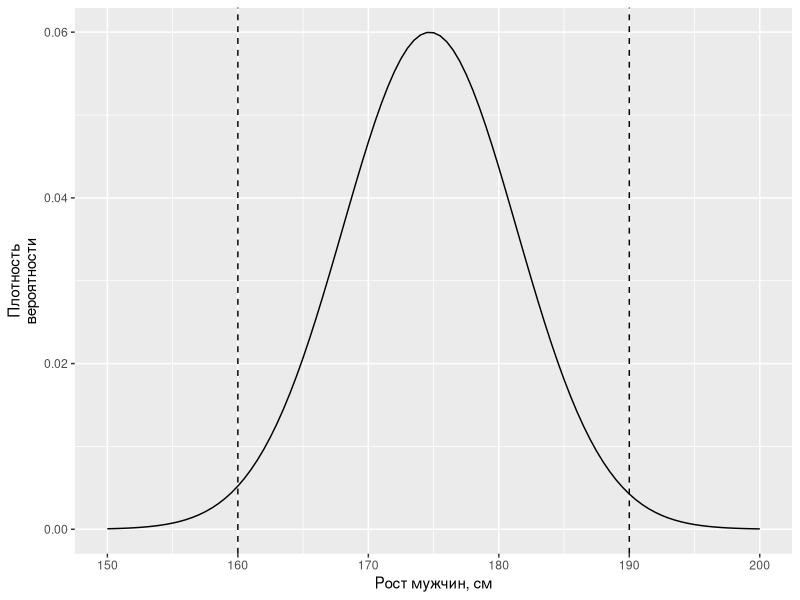
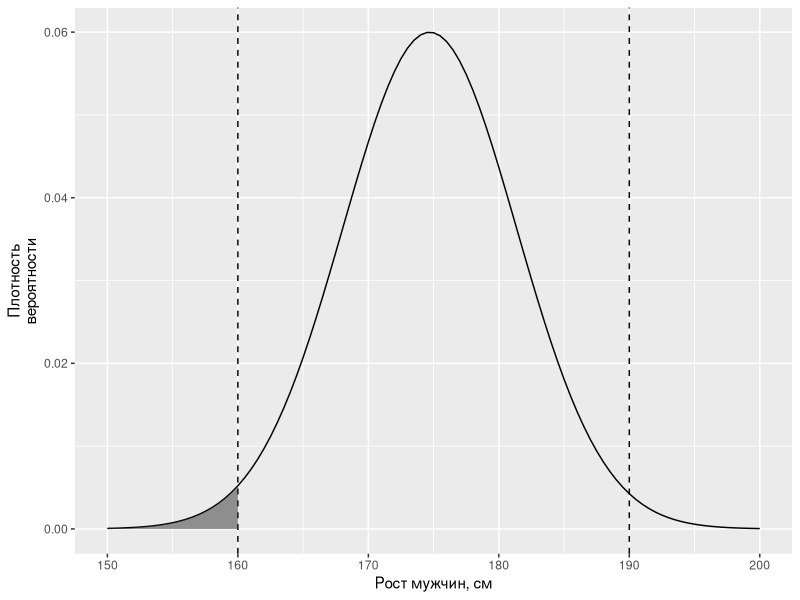
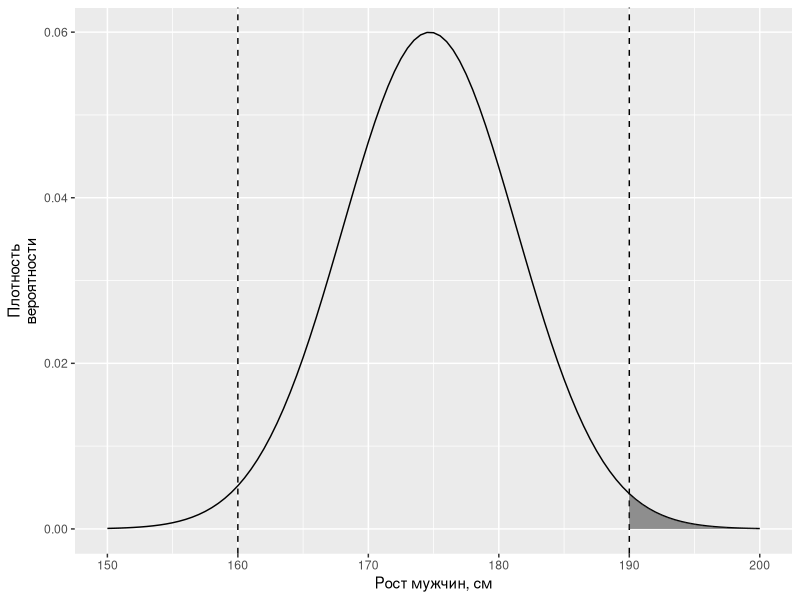
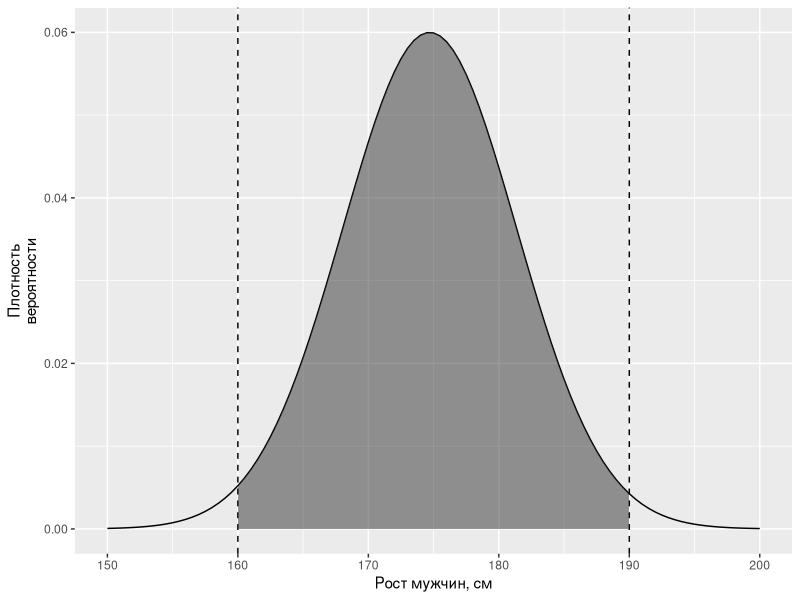

These figures' R source, in order:
# title: Вероятности и распределения в R
# subtitle: "Основы биостатистики, осень 2022"
# author: Марина Варфоломеева

# Часть 1. Задачи на вероятности #######################################################

# Задача 1 --------------------------------------------------------------------
# Дупла деревьев важны для гнездования птиц. Дупла чаще встречаются в старых лесах.
# В лесах Миссури по результатам исследований 45 из 273 деревьев 
# были с дуплами (Fan et al. 2005).
# 
# - Какова вероятность того, что случайно выбранное дерево на этой территории 
# будет с дуплом?

# - Какова вероятность того, что случайное дерево окажется без дупла?



# Задача 2 ---------------------------------------------------------------------
# Вероятность того, что львиный прайд в Серенгети встретит антилопу гну 0.035. 
# В случае, если львы встретят антилопу гну, то вероятность успешной охоты 0.40 (Scheel, 1993).
#
# - Какова вероятность, что ближайшая часовая охота львов закончится успешной поимкой добычи?




# Задача 3 ---------------------------------------------------------------------
# Кот Шредингера живет под постоянной угрозой гибели от яда. 
# Вероятность распыления яда в день 0.01. 
# Вероятности распыления яда в разные дни не зависят друг от друга.
# 
# 1. Какова вероятность того, что кот проживет один день?

# 2. Какова вероятность того, что кот проживет неделю - 7 дней?

# 3. Какова вероятность того, что кот проживет целый год - 365 дней?

# 4. Какова вероятность того, что кот умрет до конца года, т.е. вероятность того, что
# яд будет впрыснут хоть в один какой-то день в году?




# Задача 4 --------------------------------------------------------------------
# Исследователи показали, что вероятность того, 
# что мужчина моет руки после туалета в аэропорту 0.74, а женщина 0.83 
# (American Society for Microbiology 2005). 
# В зале ожидания сидят 40 мужчин и 60 женщин.
# Предположим, что вероятность использования туалета одинакова для мужчин и женщин.
# 
# - Какова вероятность того, что следующий человек, который пойдет в туалет, помоет руки?




# Часть 2. Использование нормального распределения для оценки вероятностей #####

# Пример: Рост пилотов --------------------------------------------------------
# Средний рост 18-летних мужчин в России 174.7 см со стандартным отклонением 6.65 см. 
# В пилоты берут только людей с ростом от 160 до 190 см (по приказу Минтранса).
# Рост нормально распределен, как многие другие мерные признаки.
# Поскольку нам известны параметры генеральной совокупности, 
# можно использовать нормальное распределение для оценки вероятностей.

# Визуализируем это распределение (просто для себя)
library(ggplot2)
# Данные для графика
dfr <- data.frame(x = seq(from = 150, to = 200, length.out = 1000))
# График распределения роста пилотов
gg_pilots <- ggplot(dfr, aes(x = x)) +
  stat_function(fun = dnorm, args = list(mean = 174.7, sd = 6.65)) +
  geom_vline(xintercept = 160, linetype = "dashed") +
  geom_vline(xintercept = 190, linetype = "dashed") +
  labs(x = "Рост мужчин, см", y = "Плотность\nвероятности")
gg_pilots

# 1. Какова вероятность того, что случайно выбранный мужчина 
# окажется __ниже 160 см__?
pnorm(q = 160, mean = 174.7, sd = 6.65)

gg_pilots + 
  stat_function(fun = dnorm, args = list(mean = 174.7, sd = 6.65), 
                xlim = c(150, 160), geom = "area", alpha = 0.5)

# 2. Какова вероятность того, что случайно выбранный мужчина 
# окажется __больше 190 см__?
1 - pnorm(q = 190, mean = 174.7, sd = 6.65)

gg_pilots + 
  stat_function(fun = dnorm, args = list(mean = 174.7, sd = 6.65), 
                xlim = c(190, 200), geom = "area", alpha = 0.5)

# 3. Какова в популяции доля мужчин, подходящих по росту в пилоты, 
# т.е. __больше 160 и меньше 190 см__?
pnorm(q = 190, mean = 174.7, sd = 6.65) - pnorm(q = 160, mean = 174.7, sd = 6.65)
  
gg_pilots + 
  stat_function(fun = dnorm, args = list(mean = 174.7, sd = 6.65), 
                xlim = c(160, 190), geom = "area", alpha = 0.5)

# Задача 5 --------------------------------------------------------------------
# Загрузите датасет birthwt из пакета MASS. 
library(MASS)
data("birthwt")
head(birthwt, 2)
# Эти данные содержат информацию о весе новорожденных, родившихся в 1986 году
# в одном из медцентров в США, и об их матерях.
# 1. Оцените, чему равен средний вес младенцев (bwt) и чему равно стандартное отклонение.
# 2. В учебных целях допустим, что в генеральной совокупности среднее 
# и стандартное отклонение совпадают с нашими оценками (хотя это не так).
# Используя нормальное распределение оцените вероятности и постройте графики: 
# 
# - Какова вероятность рождения ребенка с весом меньше 2.5 кг?



# - Какова вероятность, что вес новорожденного окажется больше 5 кг?



# - Какова вероятность, что ребенок родится с весом между 3 и 4 кг?


# Задача 6 -------------------------------------------------------------------
# По слухам британская служба внутренней разведки MI5 когда-то при наборе новых шпионов
# использовала ограничения по росту. 
# По слухам мужчин брали в шпионы, если они не выше 5 футов 11 дюймов (180.3 см).
# А женщин брали, если они не выше 5 футов 11 дюймов (172.2 см).
# 
# Оцените вероятности и нарисуйте графики:
# 
# 1. Если средний рост британских мужчин 177см со стандартным отклонением 7.1 см,
# какая доля мужчин не сможет стать шпионами в связи с ростом?


# 2. Если средний рост британских женщин 163.3 см со стандартным отклонением 6.4 см,
# какая доля женщин подходит по росту в шпионки?


# 3. Рост Шона Коннери (первый Джеймс Бонд) 183.4 см. 
# На сколько стандартных отклонений он выше верхней границы роста шпионов?






